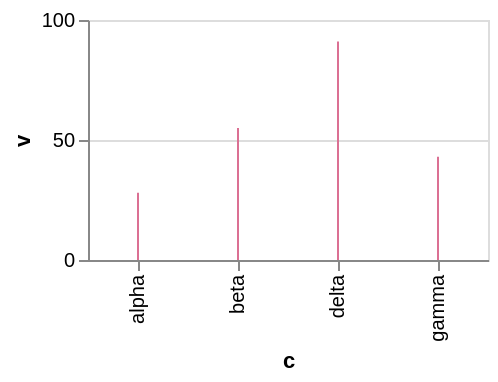

Here is the Vega-Lite specification saved for this chart:
### Vega-Lite specification from a JSON file in a GitHub repository (floating-point values rounded to 4 significant figures)
{"$schema": "https://vega.github.io/schema/vega-lite/v6.json", "width": 200, "height": 120, "data": {"values": [{"c": "alpha", "v": 28, "w": 3, "t": "2024-01-07"}, {"c": "beta", "v": 55, "w": 7, "t": "2024-03-19"}, {"c": "gamma", "v": 43, "w": 5, "t": "2024-06-02"}, {"c": "delta", "v": 91, "w": 9, "t": "2024-09-11"}]}, "mark": {"type": "rule", "stroke": "palevioletred"}, "encoding": {"x": {"field": "c", "type": "nominal"}, "y": {"field": "v", "type": "quantitative"}}}
